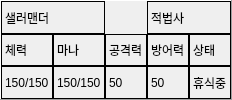
                     <widget class="QFrame" name="Frame_Class6_DetailsStatus">
                      <property name="frameShape">
                       <enum>QFrame::Panel</enum>
                      </property>
                      <property name="frameShadow">
                       <enum>QFrame::Raised</enum>
                      </property>
                      <layout class="QGridLayout" name="gridLayout_34">
                       <property name="leftMargin">
                        <number>0</number>
                       </property>
                       <property name="topMargin">
                        <number>0</number>
                       </property>
                       <property name="rightMargin">
                        <number>0</number>
                       </property>
                       <property name="bottomMargin">
                        <number>0</number>
                       </property>
                       <property name="spacing">
                        <number>0</number>
                       </property>
                       <item row="2" column="3">
                        <widget class="QLabel" name="Class6_DetailsStatus_MpValue">
                         <property name="minimumSize">
                          <size>
                           <width>50</width>
                           <height>0</height>
                          </size>
                         </property>
                         <property name="frameShape">
                          <enum>QFrame::Box</enum>
                         </property>
                         <property name="text">
                          <string>150/150</string>
                         </property>
                        </widget>
                       </item>
                       <item row="2" column="4">
                        <widget class="QLabel" name="Class6_DetailsStatus_AtkValue">
                         <property name="frameShape">
                          <enum>QFrame::Box</enum>
                         </property>
                         <property name="text">
                          <string>50</string>
                         </property>
                        </widget>
                       </item>
                       <item row="2" column="6">
                        <widget class="QLabel" name="Class6_DetailsStatus_ConditionValue">
                         <property name="frameShape">
                          <enum>QFrame::Box</enum>
                         </property>
                         <property name="text">
                          <string>휴식중</string>
                         </property>
                        </widget>
                       </item>
                       <item row="2" column="5">
                        <widget class="QLabel" name="Class6_DetailsStatus_ShieldValue">
                         <property name="frameShape">
                          <enum>QFrame::Box</enum>
                         </property>
                         <property name="text">
                          <string>50</string>
                         </property>
                        </widget>
                       </item>
                       <item row="1" column="2">
                        <widget class="QLabel" name="Class6_DetailsStatus_Hp">
                         <property name="minimumSize">
                          <size>
                           <width>50</width>
                           <height>0</height>
                          </size>
                         </property>
                         <property name="frameShape">
                          <enum>QFrame::Box</enum>
                         </property>
                         <property name="text">
                          <string>체력</string>
                         </property>
                        </widget>
                       </item>
                       <item row="2" column="2">
                        <widget class="QLabel" name="Class6_DetailsStatus_HpValue">
                         <property name="minimumSize">
                          <size>
                           <width>50</width>
                           <height>0</height>
                          </size>
                         </property>
                         <property name="frameShape">
                          <enum>QFrame::Box</enum>
                         </property>
                         <property name="text">
                          <string>150/150</string>
                         </property>
                        </widget>
                       </item>
                       <item row="1" column="4">
                        <widget class="QLabel" name="Class6_DetailsStatus_Atk">
                         <property name="frameShape">
                          <enum>QFrame::Box</enum>
                         </property>
                         <property name="text">
                          <string>공격력</string>
                         </property>
                        </widget>
                       </item>
                       <item row="1" column="5">
                        <widget class="QLabel" name="Class6_DetailsStatus_Shield">
                         <property name="frameShape">
                          <enum>QFrame::Box</enum>
                         </property>
                         <property name="text">
                          <string>방어력</string>
                         </property>
                        </widget>
                       </item>
                       <item row="1" column="3">
                        <widget class="QLabel" name="Class6_DetailsStatus_Mp">
                         <property name="minimumSize">
                          <size>
                           <width>50</width>
                           <height>0</height>
                          </size>
                         </property>
                         <property name="frameShape">
                          <enum>QFrame::Box</enum>
                         </property>
                         <property name="text">
                          <string>마나</string>
                         </property>
                        </widget>
                       </item>
                       <item row="1" column="6">
                        <widget class="QLabel" name="Class6_DetailsStatus_Condition">
                         <property name="frameShape">
                          <enum>QFrame::Box</enum>
                         </property>
                         <property name="text">
                          <string>상태</string>
                         </property>
                        </widget>
                       </item>
                       <item row="0" column="5" colspan="2">
                        <widget class="QLabel" name="Class6_DetailsStatus_Class">
                         <property name="frameShape">
                          <enum>QFrame::Box</enum>
                         </property>
                         <property name="text">
                          <string>적법사</string>
                         </property>
                        </widget>
                       </item>
                       <item row="0" column="2" colspan="2">
                        <widget class="QLabel" name="Class6_DetailsStatus_Name">
                         <property name="frameShape">
                          <enum>QFrame::Box</enum>
                         </property>
                         <property name="text">
                          <string>샐러맨더</string>
                         </property>
                        </widget>
                       </item>
                      </layout>
                     </widget>
